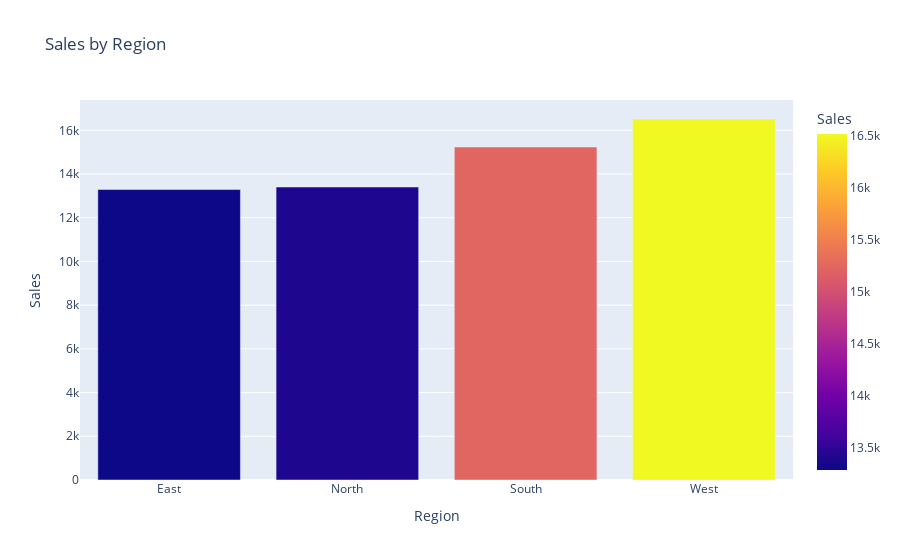

This figure's notebook cell:
### Code cell
# Step 5: Plot sales by region using Plotly
fig = px.bar(sales_by_region, x='Region', y='Sales', title='Sales by Region', color='Sales')
fig.show()

### Figure 1 — Plotly figure (JSON) as saved in the notebook; plotly's stock layout.template omitted (floating-point values rounded to 4 significant figures)
{"data": [{"hovertemplate": "Region=%{x}<br>Sales=%{marker.color}<extra></extra>", "legendgroup": "", "marker": {"color": [13291, 13406, 15237, 16518], "coloraxis": "coloraxis", "pattern": {"shape": ""}}, "name": "", "orientation": "v", "showlegend": false, "textposition": "auto", "type": "bar", "x": ["East", "North", "South", "West"], "xaxis": "x", "y": [13291, 13406, 15237, 16518], "yaxis": "y"}], "layout": {"barmode": "relative", "coloraxis": {"colorbar": {"title": {"text": "Sales"}}, "colorscale": [[0, "#0d0887"], [0.1111, "#46039f"], [0.2222, "#7201a8"], [0.3333, "#9c179e"], [0.4444, "#bd3786"], [0.5556, "#d8576b"], [0.6667, "#ed7953"], [0.7778, "#fb9f3a"], [0.8889, "#fdca26"], [1, "#f0f921"]]}, "legend": {"tracegroupgap": 0}, "title": {"text": "Sales by Region"}, "xaxis": {"anchor": "y", "domain": [0, 1], "title": {"text": "Region"}}, "yaxis": {"anchor": "x", "domain": [0, 1], "title": {"text": "Sales"}}}}
